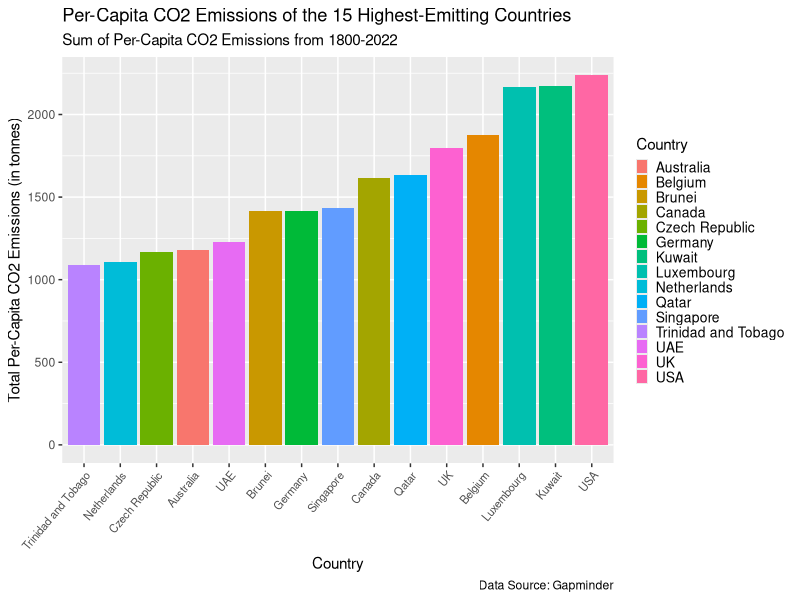
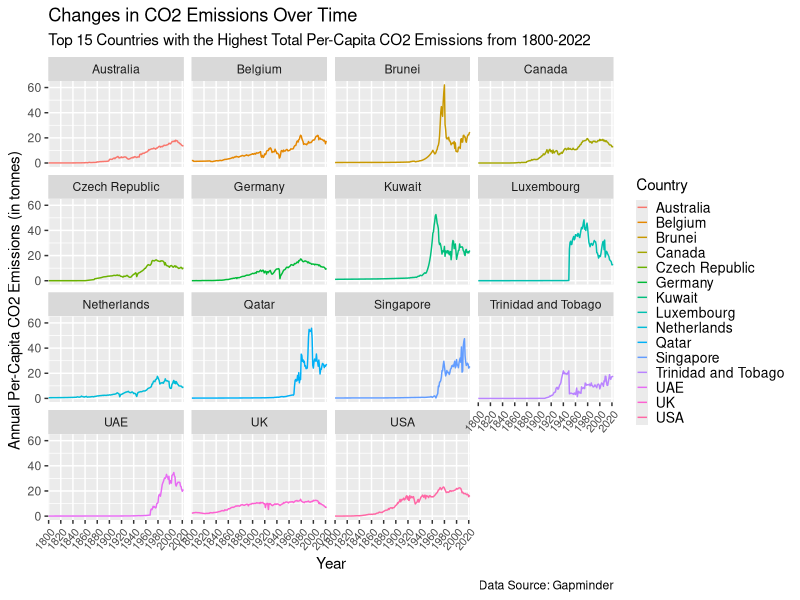
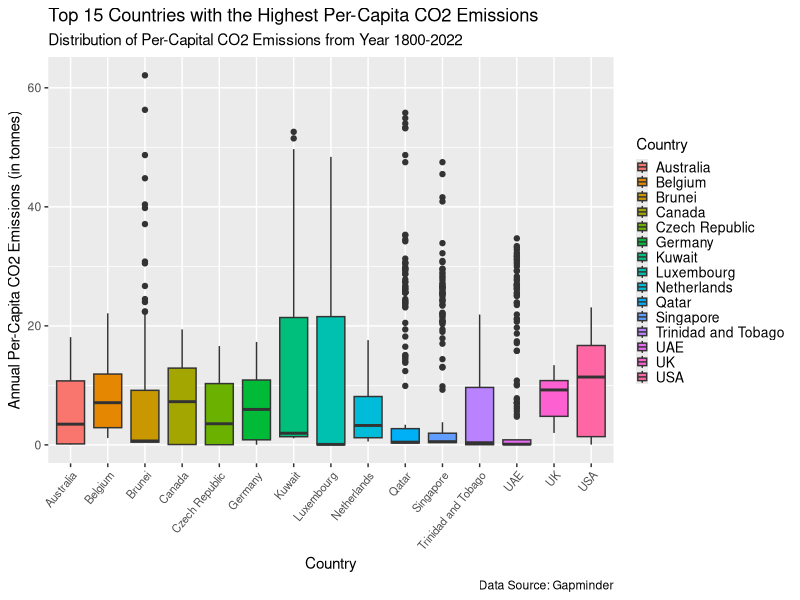

These figures' R source, in order:
## ---- chunk 1
library(dplyr)
library(ggplot2)
library(tidyr)

co2_data <- read.csv("co2_pcap_cons.csv")

co2_data <- co2_data %>% mutate(X2003 = as.numeric(X2003), X2004 = as.numeric(X2004), X2005 = as.numeric(X2005), X2006 = as.numeric(X2006), X2011 = as.numeric(X2011), X2012 = as.numeric(X2012), X2013 = as.numeric(X2013))

co2_data <- co2_data %>% pivot_longer(cols = starts_with("X"), names_to = "Year", names_prefix = "X", values_to = "CO2_Emissions", values_drop_na = TRUE)

co2_data

co2_total <- co2_data %>% group_by(country) %>% summarise(tot_CO2 = sum(CO2_Emissions)) %>% top_n(15, tot_CO2) %>% arrange(desc(tot_CO2))

head(co2_total)

ggplot(co2_total, aes(x = reorder(country, tot_CO2), y = tot_CO2, fill = country)) + geom_bar(stat = "identity") + theme(axis.text.x = element_text(angle = 50, hjust = 1, size = 8), legend.text = element_text(size = 10), legend.key.size = unit(3, 'mm')) + xlab("Country") + ylab("Total Per-Capita CO2 Emissions (in tonnes)") + labs(title = "Per-Capita CO2 Emissions of the 15 Highest-Emitting Countries", subtitle = "Sum of Per-Capita CO2 Emissions from 1800-2022", caption = "Data Source: Gapminder") + guides(fill=guide_legend(title="Country"))

## ---- chunk 2
top15_countries <- co2_total$country
co2_data_top15 <- co2_data %>% filter(country %in% top15_countries)

ggplot(co2_data_top15, aes(x = Year, y = CO2_Emissions, group = country, color = country)) + facet_wrap(~country) + geom_line() + theme(axis.text.x = element_text(angle = 50, hjust = 1, size = 8), legend.text = element_text(size = 10), legend.key.size = unit(3, 'mm')) + scale_x_discrete(breaks = seq(1800, 2030, by = 20)) + xlab("Year") + ylab("Annual Per-Capita CO2 Emissions (in tonnes)") + guides(color=guide_legend(title="Country")) + labs(title = "Changes in CO2 Emissions Over Time", subtitle = "Top 15 Countries with the Highest Total Per-Capita CO2 Emissions from 1800-2022", caption = "Data Source: Gapminder")



## ---- chunk 3
ggplot(co2_data_top15, aes(x = country, y = CO2_Emissions, fill = country)) + geom_boxplot() + theme(axis.text.x = element_text(angle = 50, hjust = 1, size = 8), legend.text = element_text(size = 10), legend.key.size = unit(3, 'mm')) + xlab("Country") + ylab("Annual Per-Capita CO2 Emissions (in tonnes)") + labs(title = "Top 15 Countries with the Highest Per-Capita CO2 Emissions", subtitle = "Distribution of Per-Capital CO2 Emissions from Year 1800-2022", caption = "Data Source: Gapminder") + guides(fill=guide_legend(title="Country"))

